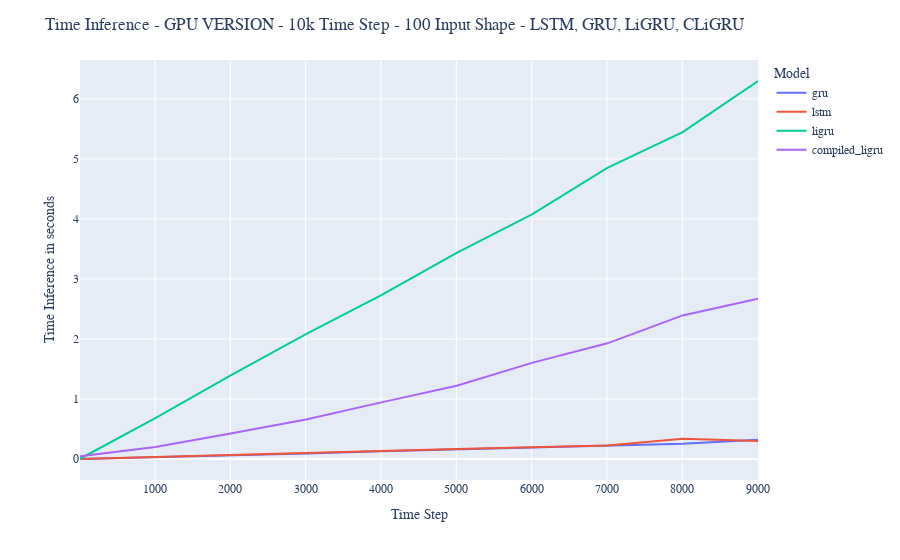

Source (notebook cell):
### Markdown cell above
## Plot inference time results version light

### Code cell
fig = px.line(dfGpu,y="Time Inference",
                 x="Time Step",
                 color='Model')

fig.update_yaxes(title_text="Time Inference in seconds")

fig.update_layout(title="Time Inference - GPU VERSION - 10k Time Step - 100 Input Shape - LSTM, GRU, LiGRU, CLiGRU",
                 font_family="Rockwell")

### Figure 1 — Plotly figure (JSON) as saved in the notebook; plotly's stock layout.template omitted (floating-point values rounded to 4 significant figures)
{"data": [{"hovertemplate": "Model=gru<br>Time Step=%{x}<br>Time Inference=%{y}<extra></extra>", "legendgroup": "gru", "line": {"color": "#636efa", "dash": "solid"}, "mode": "lines", "name": "gru", "orientation": "v", "showlegend": true, "type": "scatter", "x": [5, 1005, 2005, 3005, 4005, 5005, 6005, 7005, 8005, 9005], "xaxis": "x", "y": [0.0004178, 0.0298, 0.06542, 0.09367, 0.131, 0.1635, 0.1884, 0.2208, 0.254, 0.3208], "yaxis": "y"}, {"hovertemplate": "Model=lstm<br>Time Step=%{x}<br>Time Inference=%{y}<extra></extra>", "legendgroup": "lstm", "line": {"color": "#EF553B", "dash": "solid"}, "mode": "lines", "name": "lstm", "orientation": "v", "showlegend": true, "type": "scatter", "x": [5, 1005, 2005, 3005, 4005, 5005, 6005, 7005, 8005, 9005], "xaxis": "x", "y": [0.0004282, 0.03067, 0.06659, 0.1, 0.1334, 0.166, 0.199, 0.2245, 0.3396, 0.2992], "yaxis": "y"}, {"hovertemplate": "Model=ligru<br>Time Step=%{x}<br>Time Inference=%{y}<extra></extra>", "legendgroup": "ligru", "line": {"color": "#00cc96", "dash": "solid"}, "mode": "lines", "name": "ligru", "orientation": "v", "showlegend": true, "type": "scatter", "x": [5, 1005, 2005, 3005, 4005, 5005, 6005, 7005, 8005, 9005], "xaxis": "x", "y": [0.00444, 0.6828, 1.394, 2.081, 2.732, 3.433, 4.077, 4.849, 5.444, 6.297], "yaxis": "y"}, {"hovertemplate": "Model=compiled_ligru<br>Time Step=%{x}<br>Time Inference=%{y}<extra></extra>", "legendgroup": "compiled_ligru", "line": {"color": "#ab63fa", "dash": "solid"}, "mode": "lines", "name": "compiled_ligru", "orientation": "v", "showlegend": true, "type": "scatter", "x": [5, 1005, 2005, 3005, 4005, 5005, 6005, 7005, 8005, 9005], "xaxis": "x", "y": [0.04674, 0.2021, 0.4239, 0.6586, 0.9438, 1.221, 1.602, 1.927, 2.393, 2.671], "yaxis": "y"}], "layout": {"font": {"family": "Rockwell"}, "legend": {"title": {"text": "Model"}, "tracegroupgap": 0}, "margin": {"t": 60}, "title": {"text": "Time Inference - GPU VERSION - 10k Time Step - 100 Input Shape - LSTM, GRU, LiGRU, CLiGRU"}, "xaxis": {"anchor": "y", "domain": [0, 1], "title": {"text": "Time Step"}}, "yaxis": {"anchor": "x", "domain": [0, 1], "title": {"text": "Time Inference in seconds"}}}}
